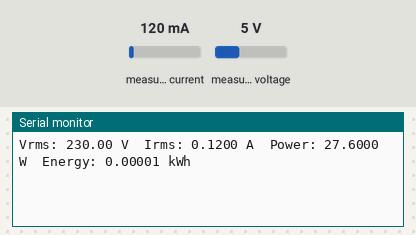
This sketch was run on a simulated ESP32. On the bench: the last lines printed to the serial monitor. The test bench sets the inputs (shaded band); at power-on: measured current 120 mA, measured voltage 5 V. EEPROM starts erased.

Above: at 2.2 s.
2.3 s: measured current set to 40 mA
At 7.3 s:
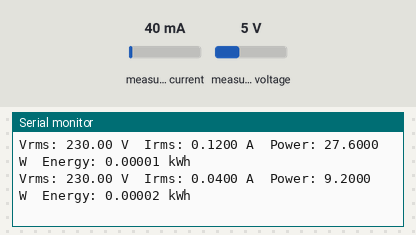
8.2 s: measured voltage set to 0.3 V
At 12.6 s:
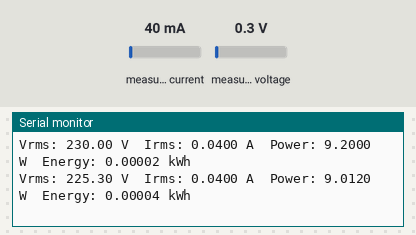
14.1 s: measured current set to 500 mA
At 17.9 s:
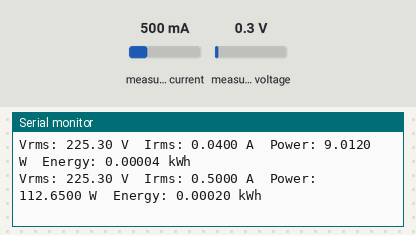
20.0 s: measured voltage set to 3.8 V
At 23.3 s:
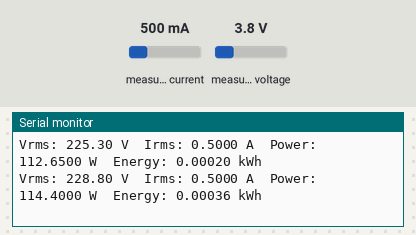
Timing chart, 0 to 24.8 s (numbered marks = the images above; inputs shaded):
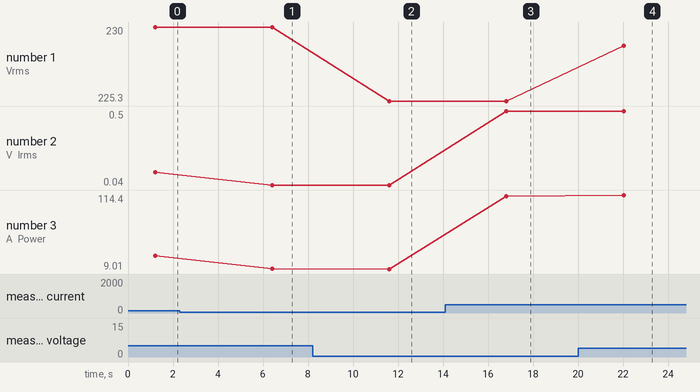

Measured:
- after the input at 2.3 s, the serial monitor: prints a new line after 4.1 s (image 1)
- after the input at 8.2 s, the serial monitor: prints a new line after 3.4 s (image 2)
- after the input at 14.1 s, the serial monitor: prints a new line after 2.7 s (image 3)
- after the input at 20.0 s, the serial monitor: prints a new line after 2.0 s (image 4)
- plotted number 1: 230 → 225.3 after the input at 8.2 s, 225.3 → 228.8 after the input at 20.0 s
- plotted number 2: 0.12 → 0.04 after the input at 2.3 s, 0.04 → 0.5 after the input at 14.1 s
- plotted number 3: 27.6 → 9.2 after the input at 2.3 s, 9.2 → 9.01 after the input at 8.2 s, 9.01 → 112.65 after the input at 14.1 s, 112.65 → 114.4 after the input at 20.0 s

The sketch:

esp_2_mos_simple.ino
```cpp
#include "EmonLib.h"
#include <EEPROM.h>

// Calibration constants
const float vCalibration = 41.5;
const float currCalibration = 0.15;

// EnergyMonitor instance
EnergyMonitor emon;

// Energy tracking
float kWh = 0.0;
unsigned long lastMillis = millis();

// EEPROM address for kWh storage
const int addrKWh = 12;

void setup()
{
  Serial.begin(115200);

  // Initialize EEPROM
  EEPROM.begin(32);

  // Restore stored energy value
  readEnergyDataFromEEPROM();

  // Configure voltage and current input pins
  emon.voltage(35, vCalibration, 1.7); // Voltage: pin
  emon.current(38, currCalibration);   // Current: pin

  delay(1000); // Wait for stabilization
}

void loop()
{
  emon.calcVI(20, 2000); // Sample 20 cycles

  // Update energy usage
  unsigned long currentMillis = millis();
  kWh += emon.apparentPower * (currentMillis - lastMillis) / 3600000000.0;
  lastMillis = currentMillis;

  // Print to Serial Monitor
  Serial.printf("Vrms: %.2f V\tIrms: %.4f A\tPower: %.4f W\tEnergy: %.5f kWh\n",
                emon.Vrms, emon.Irms, emon.apparentPower, kWh);

  // Save latest kWh to EEPROM
  saveEnergyDataToEEPROM();

  delay(5000); // 5-second interval
}

void readEnergyDataFromEEPROM()
{
  EEPROM.get(addrKWh, kWh);
  if (isnan(kWh))
  {
    kWh = 0.0;
    saveEnergyDataToEEPROM();
  }
}

void saveEnergyDataToEEPROM()
{
  EEPROM.put(addrKWh, kWh);
  EEPROM.commit();
}
```
